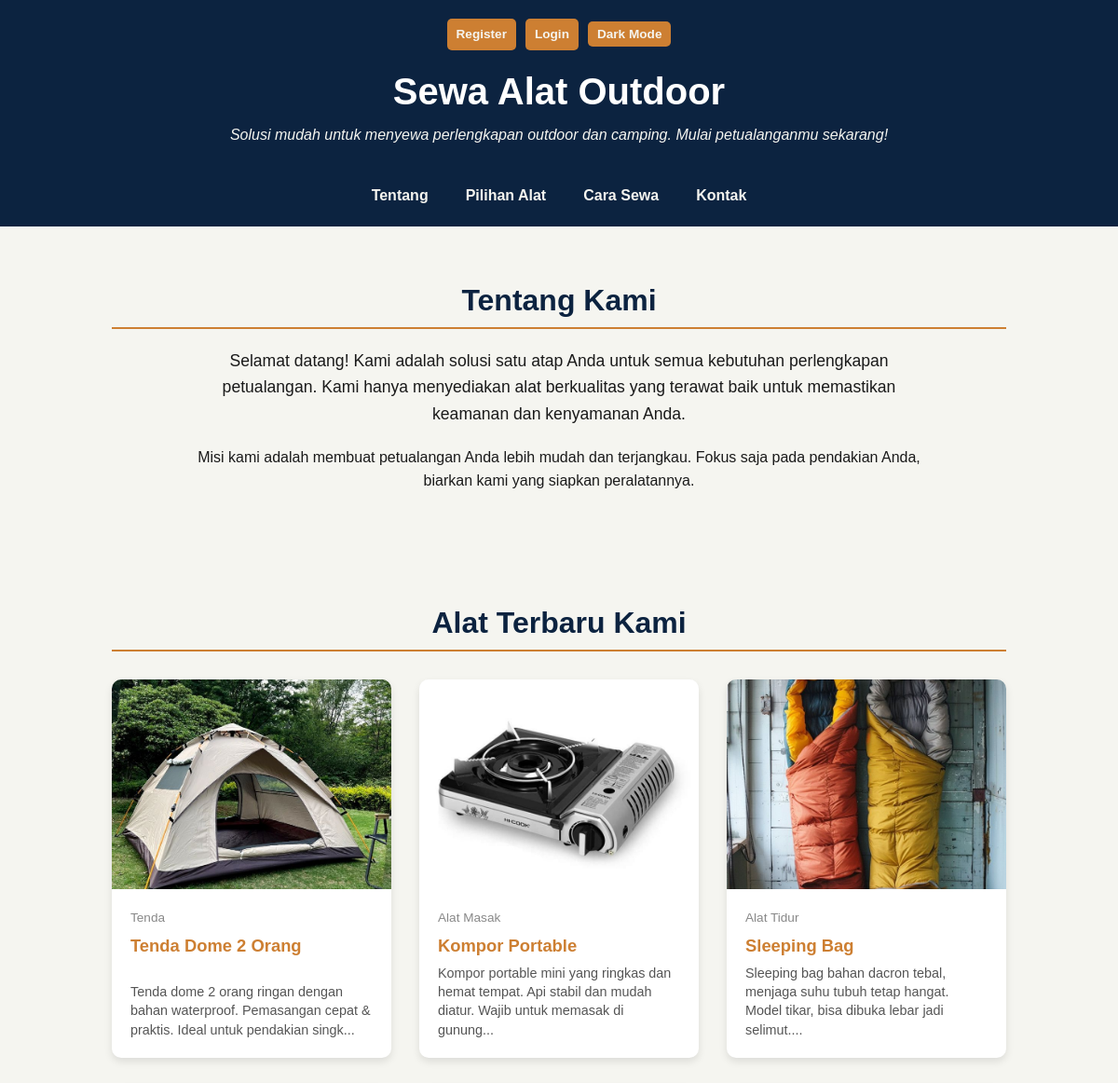
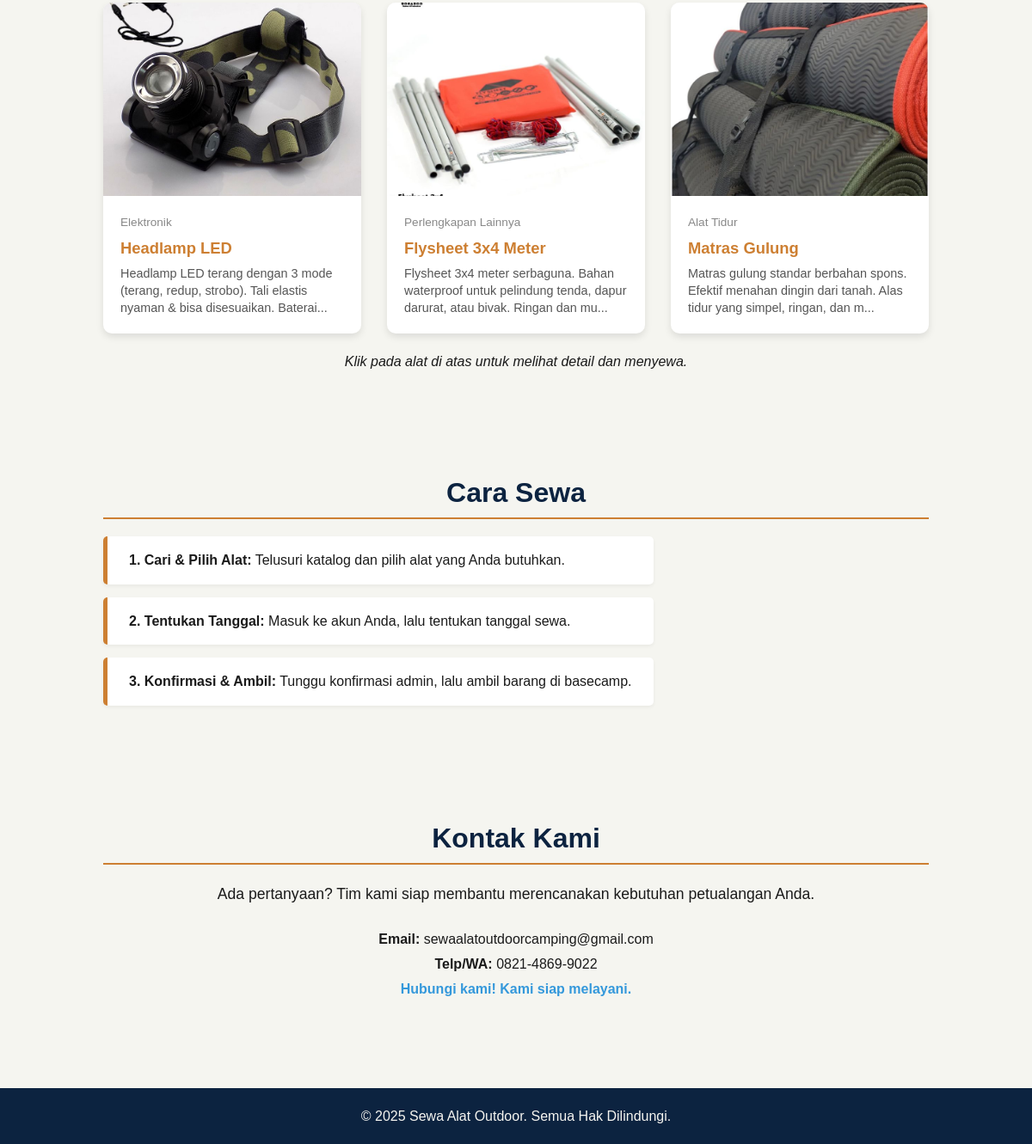
The page /user/catalog.php on the database its author committed (2 pictures, top to bottom).
### tables this page shows
CREATE TABLE IF NOT EXISTS items (
  id INT AUTO_INCREMENT PRIMARY KEY,
  title VARCHAR(255) NOT NULL,
  id_kategori INT NULL DEFAULT NULL,
  description TEXT,
  image VARCHAR(255) NULL DEFAULT NULL,
  created_at TIMESTAMP DEFAULT CURRENT_TIMESTAMP,
  updated_at TIMESTAMP DEFAULT CURRENT_TIMESTAMP ON UPDATE CURRENT_TIMESTAMP,
  
  CONSTRAINT fk_items_categories
    FOREIGN KEY (id_kategori)
    REFERENCES categories(id_kategori)
    ON DELETE SET NULL
    ON UPDATE CASCADE
);

CREATE TABLE IF NOT EXISTS categories (
  id_kategori INT AUTO_INCREMENT PRIMARY KEY,
  nama_kategori VARCHAR(100) NOT NULL UNIQUE
);

### user/catalog.php (the view, shortened to what this page needs)
<?php
require '../config/config.php';
try {
    $stmt = $pdo->query("
        SELECT items.*, categories.nama_kategori
        FROM items
        LEFT JOIN categories ON items.id_kategori = categories.id_kategori
        ORDER BY items.created_at DESC
        LIMIT 6
    ");
    $items = $stmt->fetchAll();
} catch (PDOException $e) {
    $items = [];
    $error_db = "Gagal memuat data alat.";
}
?>
<!doctype html>
<html lang="id">
<head>
    <link rel="stylesheet" href="../public/css/style.css">
    </head>
    <body>
    <header class="header">
        <div class="container header-container">
        <div class="header-controls">
            <?php if (isset($_SESSION['user_id'])): ?>
                <span class="welcome-user">
                    Hai, <b><?php echo htmlspecialchars($_SESSION['username']); ?>!</b>
                </span>
                <?php if ($_SESSION['role'] == 'admin'): ?>
                    <a href="../admin/dashboard.php" class="login-link-header">Ke Dashboard</a>
                <?php endif; ?>
                <a href="../auth/logout.php" class="login-link-header logout">Logout</a>
            <?php else: ?>
                <a href="../auth/register.php" class="login-link-header"><b>Register</b></a>
                <a href="../auth/login.php" class="login-link-header"><b>Login</b></a>
            <?php endif; ?>
            <button class="dark-mode-toggle" id="darkModeToggle">Dark Mode</button>
        </div>
        <h1 class="logo">Sewa Alat Outdoor</h1>
        <p class="tagline">Perlengkapan lengkap untuk petualangan Anda. Mudah & Terpercaya.</p>
        <nav class="navigation">
            <ul class="nav-list">
            <li class="nav-item"><a href="#about" class="nav-link">Tentang</a></li>
            <li class="nav-item"><a href="#services" class="nav-link">Pilihan Alat</a></li>
            <li class="nav-item"><a href="#how" class="nav-link">Cara Sewa</a></li>
            <li class="nav-item"><a href="#contact" class="nav-link">Kontak</a></li>
            </ul>
        </nav>
        </div>
    </header>
    <main>
        <section id="about" class="section">
        <div class="container">
            <h2 class="section-title">Tentang Kami</h2>
            <p style="font-size: 1.1em; max-width: 800px; margin: 0 auto 20px auto;">
                Selamat datang! Kami adalah solusi satu atap Anda untuk semua kebutuhan perlengkapan petualangan.
                Kami hanya menyediakan alat berkualitas yang terawat baik untuk memastikan keamanan dan kenyamanan Anda.
            </p>
            <p style="max-width: 800px; margin: 0 auto;">
                Misi kami adalah membuat petualangan Anda lebih mudah dan terjangkau.
                Fokus saja pada pendakian Anda, biarkan kami yang siapkan peralatannya.
            </p>
        </div>
        </section>
        <section id="services" class="section">
        <div class="container">
            <h2 class="section-title">Alat Terbaru Kami</h2>
            <?php if (isset($error_db)): ?>
                <p style="text-align: center; color: red;"><?php echo $error_db; ?></p>
            <?php elseif (empty($items)): ?>
                <p style="text-align: center;">Belum ada alat yang tersedia untuk disewa.</p>
            <?php else: ?>
                <div class="product-card-grid">
                    <?php foreach ($items as $item): ?>
                    <a href="detail.php?id=<?php echo $item['id']; ?>" class="card product-card service-card">
                        <?php
                        $image_path = UPLOAD_DIR . htmlspecialchars($item['image'] ?? '');
                        if (!empty($item['image']) && file_exists($image_path)):
                        ?>
                            <img src="<?php echo $image_path; ?>" alt="<?php echo htmlspecialchars($item['title']); ?>" class="product-card-img">
                        <?php else: ?>
                            <div class="product-card-img-placeholder">
                                <span>Tidak Ada Gambar</span>
                            </div>
                        <?php endif; ?>
                        <div class="product-card-body">
                            <span class="product-card-category"><?php echo htmlspecialchars($item['nama_kategori'] ?? 'N/A'); ?></span>
                            <h3 class="card-title"><?php echo htmlspecialchars($item['title']); ?></h3>
                            <p class="card-description">
                                <?php
                                $desc = htmlspecialchars($item['description'] ?? '');
                                if (strlen($desc) > 110) {
                                    echo substr($desc, 0, 110) . '...';
                                } else {
                                    echo $desc ?: 'Klik untuk detail...';
                                }
                                ?>
                            </p>
                        </div>
                    </a>
                    <?php endforeach; ?>
                </div>
            <?php endif; ?>
        </div>
        </section>
        <section id="how" class="section">
        <div class="container">
            <h2 class="section-title">Cara Sewa</h2>
            <ol class="how-list">
            <li class="how-item"><b>1. Cari & Pilih Alat:</b> Telusuri katalog dan pilih alat yang Anda butuhkan.</li>
            <li class="how-item"><b>2. Tentukan Tanggal:</b> Masuk ke akun Anda, lalu tentukan tanggal sewa.</li>
            <li class="how-item"><b>3. Konfirmasi & Ambil:</b> Tunggu konfirmasi admin, lalu ambil barang di basecamp.</li>
            </ol>
        </div>
        </section>
        <section id="contact" class="section">
        <div class="container">
            <h2 class="section-title">Kontak Kami</h2>
            <p style="font-size: 1.1em; margin-bottom: 25px;">
                Ada pertanyaan? Tim kami siap membantu merencanakan kebutuhan petualangan Anda.
            </p>
            <address class="contact-address" style="font-style: normal; line-height: 1.8;">
                <p><b>Email:</b> sewaalatoutdoorcamping@gmail.com</p>
                <p><b>Telp/WA:</b> 0821-4869-9022</p>
                <p id="contact-status"></p>
            </address>
        </div>
        </section>
    </main>
    <footer class="footer">
        <div class="container">
        <p>&copy; <?php echo date('Y'); ?> Sewa Alat Outdoor. Semua Hak Dilindungi.</p>
        </div>
    </footer>
</body>
</html>

### public/css/style.css (style rules this page uses)
* { margin: 0; padding: 0; box-sizing: border-box; }
html, body { overflow-x: hidden; width: 100%; }
:root { --primary-color: #0C2340; --secondary-color: #CD7F32; --tertiary-color: #5D4037; --light-color: #F5F5F0; --text-color: #1A1A1A; --dm-primary-color: #050A12; --dm-secondary-color: #CD7F32; --dm-light-color: #0C2340; --dm-text-color: #EDE4D9; --dm-card-bg: #1E3A4A; }
body { font-family: sans-serif; line-height: 1.6; background-color: var(--light-color); color: var(--text-color); transition: background-color 0.3s ease, color 0.3s ease; }
.container { max-width: 1000px; margin: 0 auto; padding: 0 20px; width: 100%; }
h1, h2, h3 { color: var(--primary-color); line-height: 1.2; }
.section { padding: 60px 0; }
.section-title { font-size: 2em; border-bottom: 2px solid var(--secondary-color); padding-bottom: 10px; margin-bottom: 20px; text-align: center; }
.header { background-color: var(--primary-color); color: var(--light-color); padding: 20px 0; text-align: center; position: relative; }
.header-container { position: relative; display: flex; flex-direction: column; align-items: center; }
.logo { color: #fff; font-size: 2.5rem; margin: 0; }
.tagline { margin: 10px 0 20px; font-style: italic; }
.navigation { margin-top: 20px; width: 100%; }
.nav-list { list-style: none; padding: 0; margin: 0; display: flex; justify-content: center; gap: 10px 20px; flex-wrap: wrap; }
.nav-link { color: var(--light-color); font-weight: bold; padding: 5px 10px; border-radius: 5px; transition: background-color 0.3s ease; text-decoration: none; white-space: nowrap; }
.footer { background-color: var(--primary-color); color: var(--light-color); text-align: center; padding: 20px 0; margin-top: 40px; }
.header-controls { position: relative; order: -1; display: flex; flex-wrap: wrap; justify-content: center; align-items: center; gap: 10px; width: 100%; margin-bottom: 20px; padding: 0 10px; }
.login-link-header, .dark-mode-toggle { background-color: var(--secondary-color); color: var(--light-color); border: none; padding: 6px 10px; border-radius: 5px; cursor: pointer; font-weight: bold; transition: background-color 0.3s ease; text-decoration: none; font-size: 0.85em; display: inline-block; white-space: nowrap; }
.card { background-color: #fff; border-radius: 10px; box-shadow: 0 4px 8px rgba(0, 0, 0, 0.1); padding: 25px; transition: transform 0.3s ease, box-shadow 0.3s ease; text-align: center; cursor: pointer; }
.card-title { color: var(--secondary-color); font-size: 1.5em; margin-top: 0; }
.how-list { list-style: none; padding: 0; }
.how-item { background-color: #fff; padding: 15px 25px; margin-bottom: 15px; border-left: 5px solid var(--secondary-color); border-radius: 5px; box-shadow: 0 2px 4px rgba(0, 0, 0, 0.05); }
.product-card-grid { display: grid; grid-template-columns: repeat(auto-fit, minmax(280px, 1fr)); gap: 30px; margin-top: 30px; }
.product-card { text-decoration: none; color: inherit; padding: 0; display: flex; flex-direction: column; height: 100%; text-align: left; overflow: hidden; background-color: #fff; border-radius: 10px; box-shadow: 0 4px 8px rgba(0, 0, 0, 0.1); transition: transform 0.3s ease, box-shadow 0.3s ease; }
.product-card-img { width: 100%; aspect-ratio: 4 / 3; object-fit: cover; background-color: #f0f0f0; }
.product-card-body { padding: 20px; flex-grow: 1; display: flex; flex-direction: column; }
.product-card .product-card-category { font-size: 0.85em; color: #888; margin-bottom: 8px; }
.product-card .card-title { font-size: 1.15em; color: var(--secondary-color); margin-bottom: 8px; }
.product-card .card-description { font-size: 0.9em; color: #555; line-height: 1.4; margin-top: auto; }
#about .container { text-align: center; }
#contact .container { text-align: center; }
#how .how-list { text-align: left; display: inline-block; margin: 0 auto; }

### rows shown on the page
items: image (picture), id_kategori.nama_kategori "Tenda", title "Tenda Dome 2 Orang", description "Tenda dome 2 orang ringan dengan bahan waterproof. Pemasangan cepat & praktis. Ideal untuk pendakian singk"
items: image (picture), id_kategori.nama_kategori "Alat Masak", title "Kompor Portable", description "Kompor portable mini yang ringkas dan hemat tempat. Api stabil dan mudah diatur. Wajib untuk memasak di gunung"
items: image (picture), id_kategori.nama_kategori "Alat Tidur", title "Sleeping Bag", description "Sleeping bag bahan dacron tebal, menjaga suhu tubuh tetap hangat. Model tikar, bisa dibuka lebar jadi selimut."
items: image (picture), id_kategori.nama_kategori "Elektronik", title "Headlamp LED", description "Headlamp LED terang dengan 3 mode (terang, redup, strobo). Tali elastis nyaman & bisa disesuaikan. Baterai"
items: image (picture), id_kategori.nama_kategori "Perlengkapan Lainnya", title "Flysheet 3x4 Meter", description "Flysheet 3x4 meter serbaguna. Bahan waterproof untuk pelindung tenda, dapur darurat, atau bivak. Ringan dan mu"
items: image (picture), id_kategori.nama_kategori "Alat Tidur", title "Matras Gulung", description "Matras gulung standar berbahan spons. Efektif menahan dingin dari tanah. Alas tidur yang simpel, ringan, dan m"
